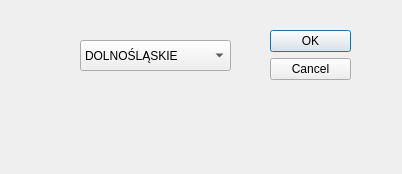
<?xml version="1.0" encoding="UTF-8"?>
<ui version="4.0">
 <class>Dialog</class>
 <widget class="QDialog" name="Dialog">
  <property name="geometry">
   <rect>
    <x>0</x>
    <y>0</y>
    <width>402</width>
    <height>174</height>
   </rect>
  </property>
  <property name="windowTitle">
   <string>Dialog</string>
  </property>
  <widget class="QDialogButtonBox" name="buttonBox">
   <property name="geometry">
    <rect>
     <x>270</x>
     <y>30</y>
     <width>81</width>
     <height>241</height>
    </rect>
   </property>
   <property name="orientation">
    <enum>Qt::Vertical</enum>
   </property>
   <property name="standardButtons">
    <set>QDialogButtonBox::Cancel|QDialogButtonBox::Ok</set>
   </property>
  </widget>
  <widget class="QComboBox" name="comboBox">
   <property name="geometry">
    <rect>
     <x>80</x>
     <y>40</y>
     <width>151</width>
     <height>31</height>
    </rect>
   </property>
   <item>
    <property name="text">
     <string>DOLNOŚLĄSKIE</string>
    </property>
   </item>
   <item>
    <property name="text">
     <string>KUJAWSKO-POMORSKIE</string>
    </property>
   </item>
   <item>
    <property name="text">
     <string>LUBELSKIE</string>
    </property>
   </item>
   <item>
    <property name="text">
     <string>LUBUSKIE</string>
    </property>
   </item>
   <item>
    <property name="text">
     <string>ŁÓDZKIE</string>
    </property>
   </item>
   <item>
    <property name="text">
     <string>MAŁOPOLSKIE</string>
    </property>
   </item>
   <item>
    <property name="text">
     <string>MAZOWIECKIE</string>
    </property>
   </item>
   <item>
    <property name="text">
     <string>OPOLSKIE</string>
    </property>
   </item>
   <item>
    <property name="text">
     <string>PODKARPACKIE</string>
    </property>
   </item>
   <item>
    <property name="text">
     <string>PODLASKIE</string>
    </property>
   </item>
   <item>
    <property name="text">
     <string>POMORSKIE</string>
    </property>
   </item>
   <item>
    <property name="text">
     <string>ŚLĄSKIE</string>
    </property>
   </item>
   <item>
    <property name="text">
     <string>ŚWIĘTOKRZYSKIE</string>
    </property>
   </item>
   <item>
    <property name="text">
     <string>WARMIŃSKO-MAZURSKIE</string>
    </property>
   </item>
   <item>
    <property name="text">
     <string>WIELKOPOLSKIE</string>
    </property>
   </item>
   <item>
    <property name="text">
     <string>ZACHODNIOPOMORSKIE</string>
    </property>
   </item>
  </widget>
 </widget>
 <resources/>
 <connections>
  <connection>
   <sender>buttonBox</sender>
   <signal>accepted()</signal>
   <receiver>Dialog</receiver>
   <slot>accept()</slot>
   <hints>
    <hint type="sourcelabel">
     <x>248</x>
     <y>254</y>
    </hint>
    <hint type="destinationlabel">
     <x>157</x>
     <y>274</y>
    </hint>
   </hints>
  </connection>
  <connection>
   <sender>buttonBox</sender>
   <signal>rejected()</signal>
   <receiver>Dialog</receiver>
   <slot>reject()</slot>
   <hints>
    <hint type="sourcelabel">
     <x>316</x>
     <y>260</y>
    </hint>
    <hint type="destinationlabel">
     <x>286</x>
     <y>274</y>
    </hint>
   </hints>
  </connection>
 </connections>
</ui>
